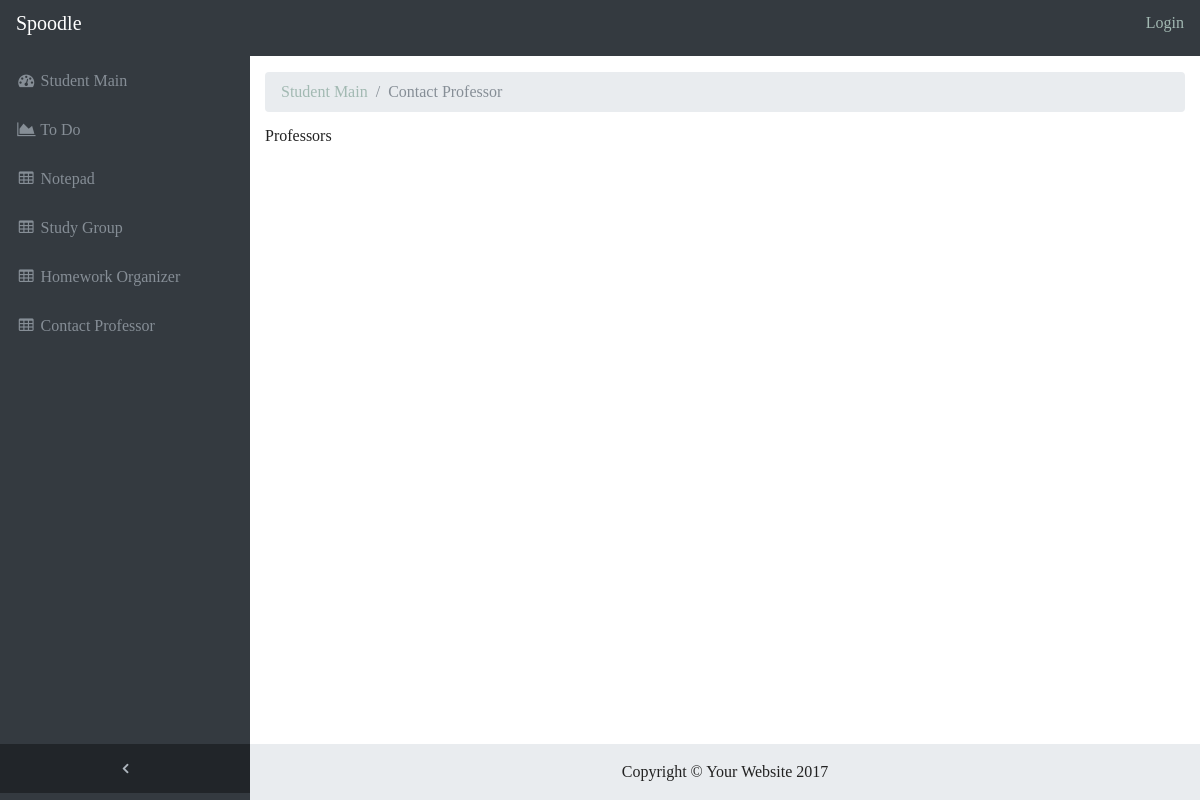
The app's page /spoodle/contact/, older data.
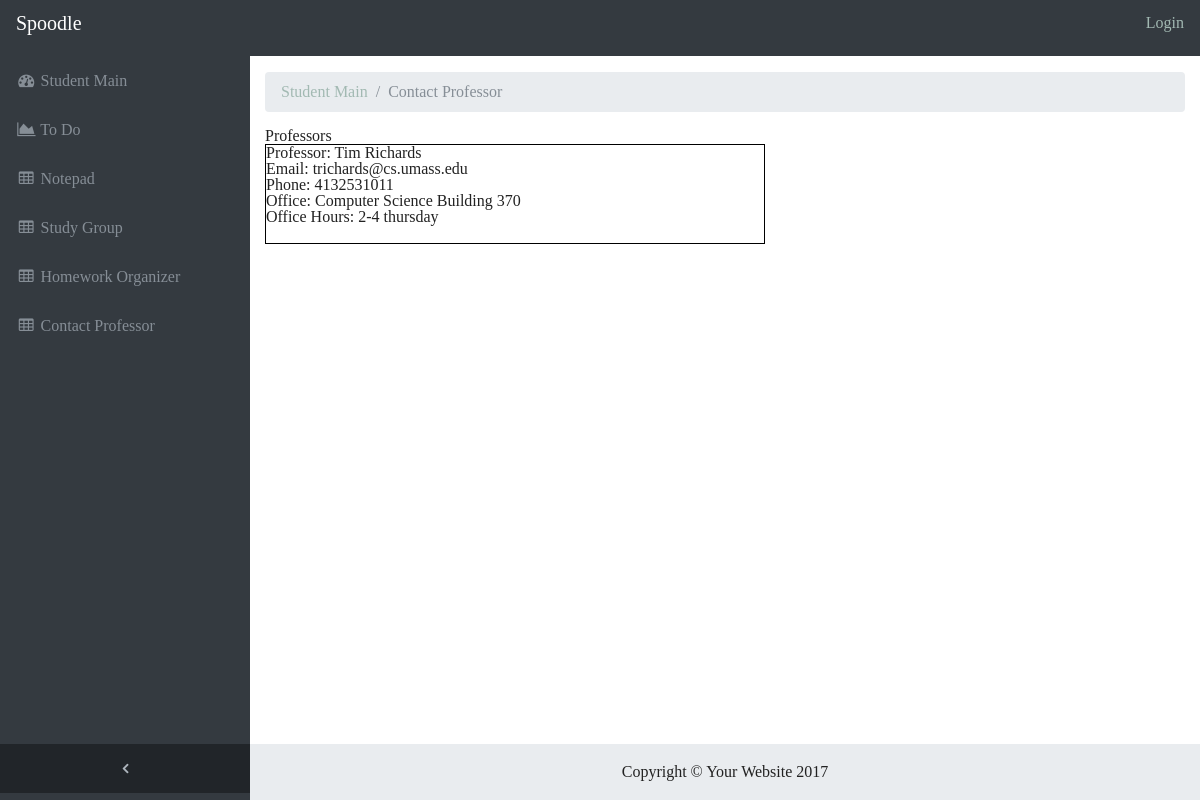
The same page, newer data.
### spoodle/models.py (models this page shows, shortened)
class Professor(models.Model):
    name = models.CharField(max_length=200)
    email = models.EmailField(primary_key=True)
    phone = models.CharField(max_length=10, help_text='Ten digit phone number, no dashes')
    office = models.CharField(max_length=100)
    hours = models.CharField(max_length=100)
    classes= models.ForeignKey(Class)

### spoodle/views.py (the view)
def contact(request):
    contact = Professor.objects.all()
    return render(
        request,
        'contact.html',
        context={'contact':contact},
    )

### spoodle/templates/contact.html (shortened to what this page needs)
{% extends "base_generic.html" %}
{% block content %}
      <ol class="breadcrumb">
        <li class="breadcrumb-item">
          <a href="{% url 'index' %}">Student Main</a>
        </li>
        <li class="breadcrumb-item active">Contact Professor</li>
      </ol>
      <div class="row">
        <div class="col-12">
          <h1>Professors</h1>
          {% for contact in contact %}
          <div style="width:500px;height:100px;border:1px solid #000;">Professor: {{contact.name}}
            <p>Email: {{contact.email}}</p>
            <p>Phone: {{contact.phone}}</p>
            <p>Office: {{contact.office}}</p>
            <p>Office Hours: {{contact.hours}}</p>
          </div>
          {% endfor %}
        </div>
      </div>
    </div>
{% endblock %}

### spoodle/templates/base_generic.html (shortened to what this page needs)
<!DOCTYPE html>
<html lang="en">
<head>
  {% load static %}
  <link href="{% static 'vendor/bootstrap/css/bootstrap.min.css' %}" rel="stylesheet">
  <link href="{% static 'vendor/font-awesome/css/font-awesome.min.css' %}" rel="stylesheet" type="text/css">
  <link href="{% static 'css/sb-admin.css' %}" rel="stylesheet">
  <link href="{% static 'css/style.css' %}" rel="stylesheet">
  <link href="{% static 'css/reset.css' %}" rel="stylesheet">
</head>
<body class="fixed-nav sticky-footer bg-dark" id="page-top">
  <nav class="navbar navbar-expand-lg navbar-dark bg-dark fixed-top" id="mainNav">
    <a class="navbar-brand" href="{% url 'index' %}">Spoodle</a>
    <div class="collapse navbar-collapse" id="navbarResponsive">
      <ul class="navbar-nav navbar-sidenav" id="exampleAccordion">
        <li class="nav-item" data-toggle="tooltip" data-placement="right" title="Dashboard">
          <a class="nav-link" href="{% url 'index' %}">
            <i class="fa fa-fw fa-dashboard"></i>
            <span class="nav-link-text">Student Main</span>
          </a>
        </li>
        <li class="nav-item" data-toggle="tooltip" data-placement="right" title="To Do">
          <a class="nav-link" href="{% url 'todo' %}">
            <i class="fa fa-fw fa-area-chart"></i>
            <span class="nav-link-text">To Do</span>
          </a>
        </li>
        <li class="nav-item" data-toggle="tooltip" data-placement="right" title="Notepad">
          <a class="nav-link" href="{% url 'notepad' %}">
            <i class="fa fa-fw fa-table"></i>
            <span class="nav-link-text">Notepad</span>
          </a>
        </li>
        <li class="nav-item" data-toggle="tooltip" data-placement="right" title="Study Group">
          <a class="nav-link" href="{% url 'studygroup' %}">
            <i class="fa fa-fw fa-table"></i>
            <span class="nav-link-text">Study Group</span>
          </a>
        </li>
        <li class="nav-item" data-toggle="tooltip" data-placement="right" title="Homework Organizer">
          <a class="nav-link" href="{% url 'Homeworkorganizer' %}">
            <i class="fa fa-fw fa-table"></i>
            <span class="nav-link-text">Homework Organizer</span>
          </a>
        </li>
        <li class="nav-item" data-toggle="tooltip" data-placement="right" title="Contact Professor">
          <a class="nav-link" href="{% url 'contact' %}">
            <i class="fa fa-fw fa-table"></i>
            <span class="nav-link-text">Contact Professor</span>
          </a>
        </li>
      </ul>
      <ul class="navbar-nav sidenav-toggler">
        <li class="nav-item">
          <a class="nav-link text-center" id="sidenavToggler">
            <i class="fa fa-fw fa-angle-left"></i>
          </a>
        </li>
      </ul>
      <ul class="navbar-nav ml-auto">
	   {% if user.is_authenticated %}
		 <li style="color:white;">{{ user.get_username }}</li>
		 <li style="opacity:0">__</li>
		 <li><a href="{% url 'logout'%}?next={{request.path}}">Logout</a></li>
	   {% else %}
		 <li><a href="{% url 'login'%}?next={{request.path}}">Login</a></li>
	   {% endif %}
      </ul>
    </div>
  </nav>
  <div class="content-wrapper">
    <div class="container-fluid">
      {% block content %}{% endblock %}
    <footer class="sticky-footer">
      <div class="container">
        <div class="text-center">
          <small>Copyright © Your Website 2017</small>
        </div>
      </div>
    </footer>
	{% load static %}
  </div>
</body>
</html>

### spoodle/static/css/sb-admin.css (style rules this page uses)
html { position: relative; min-height: 100%; }
body { overflow-x: hidden; }
body.sticky-footer { margin-bottom: 56px; }
body.sticky-footer .content-wrapper { min-height: calc(100vh - 56px - 56px); }
body.fixed-nav { padding-top: 56px; }
.content-wrapper { min-height: calc(100vh - 56px); padding-top: 1rem; }
#mainNav .navbar-collapse { overflow: auto; max-height: 75vh; }
#mainNav .navbar-collapse .navbar-nav .nav-item .nav-link { cursor: pointer; }
#mainNav .navbar-collapse .sidenav-toggler { display: none; }
@media (min-width: 992px) { #mainNav .navbar-brand { width: 250px; } }
@media (min-width: 992px) { #mainNav .navbar-collapse { overflow: visible; max-height: none; } }
@media (min-width: 992px) { #mainNav .navbar-collapse .navbar-sidenav { position: absolute; top: 0; left: 0; overflow-x: hidden; overflow-y: auto; -webkit-flex-direction: column; -ms-flex-direction: column; flex-direction: column; margin-top: 56px; } }
@media (min-width: 992px) { #mainNav .navbar-collapse .navbar-sidenav > .nav-item { width: 250px; padding: 0; } }
@media (min-width: 992px) { #mainNav .navbar-collapse .navbar-sidenav > .nav-item > .nav-link { padding: 1em; } }
#mainNav.fixed-top .sidenav-toggler { display: none; }
@media (min-width: 992px) { #mainNav.fixed-top .navbar-sidenav { height: calc(100vh - 112px); } }
@media (min-width: 992px) { #mainNav.fixed-top .sidenav-toggler { position: absolute; top: 0; left: 0; display: flex; overflow-x: hidden; overflow-y: auto; -webkit-flex-direction: column; -ms-flex-direction: column; flex-direction: column; margin-top: calc(100vh - 56px); } }
@media (min-width: 992px) { #mainNav.fixed-top .sidenav-toggler > .nav-item { width: 250px; padding: 0; } }
@media (min-width: 992px) { #mainNav.fixed-top .sidenav-toggler > .nav-item > .nav-link { padding: 1em; } }
#mainNav.fixed-top.navbar-dark .sidenav-toggler { background-color: #212529; }
#mainNav.fixed-top.navbar-dark .sidenav-toggler a i { color: #adb5bd; }
.content-wrapper { overflow-x: hidden; background: white; }
@media (min-width: 992px) { .content-wrapper { margin-left: 250px; } }
#sidenavToggler i { font-weight: 800; }
#mainNav.navbar-dark .navbar-collapse .navbar-sidenav > .nav-item > .nav-link { color: #868e96; }
@media (min-width: 992px) { #mainNav.navbar-dark .navbar-collapse .navbar-sidenav { background: #343a40; } }
footer.sticky-footer { position: absolute; right: 0; bottom: 0; width: 100%; height: 56px; background-color: #e9ecef; line-height: 55px; }
@media (min-width: 992px) { footer.sticky-footer { width: calc(100% - 250px); } }

### spoodle/static/css/style.css (style rules this page uses)
*, *::after, *::before { box-sizing: border-box; }
html { font-size: 62.5%; }
body { font-size: 1.6rem; font-family: "Source Sans Pro", sans-serif; color: #222222; background-color: white; }
a { color: #A2B9B2; text-decoration: none; }

Row changes from the older to the newer data that the page shows:
added Professor: name "Tim Richards", email "trichards@cs.umass.edu", phone "4132531011", office "Computer Science Building 370", hours "2-4 thursday"
